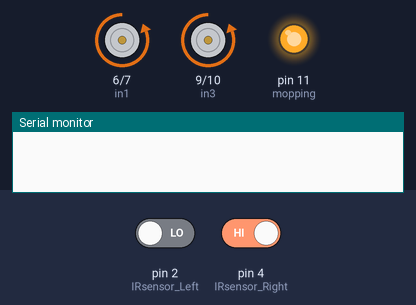
The sketch below on a simulated Arduino Uno, built with avr-gcc and run on an emulated ATmega328P. Parts: motor-driver pin pairs drawn as motors (green arrow = first pin HIGH = forward, orange = second pin HIGH = backward, longer = more drive, scaled by the enable pin), output pins drawn as LEDs (lit = HIGH), the last lines printed to the serial monitor. The test bench sets the inputs (shaded band); at power-on: pin 2 (IRsensor_Left) LOW, pin 4 (IRsensor_Right) HIGH.

Above: at 1.2 s.
1.3 s: pin 2 (IRsensor_Left) driven HIGH
At 2.5 s:
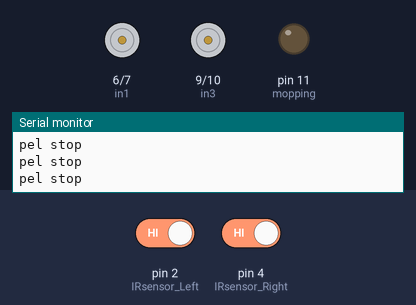
2.8 s: pin 4 (IRsensor_Right) driven LOW
At 3.7 s:
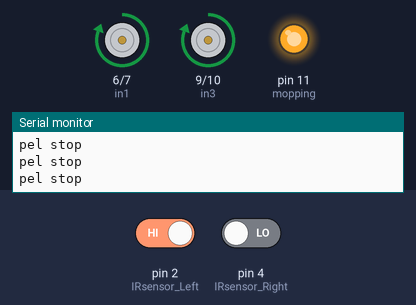
4.3 s: pin 2 (IRsensor_Left) driven LOW
At 4.7 s:
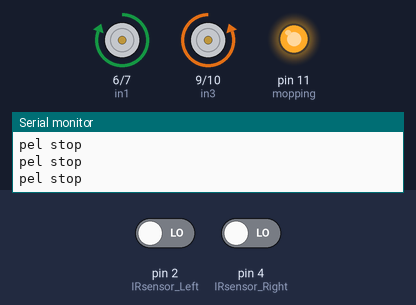
5.8 s: pin 4 (IRsensor_Right) driven HIGH
At 7.1 s:
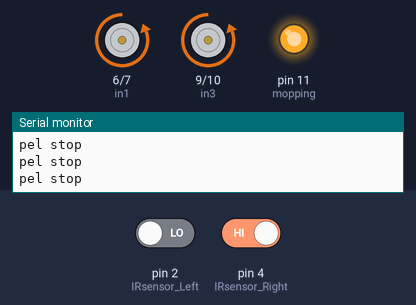
Timing chart, 0 to 8.3 s (numbered marks = the images above; inputs shaded):
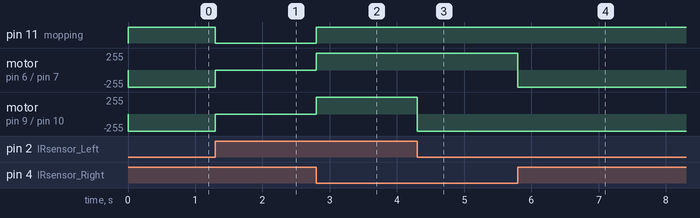

The sketch:

line_follower1.0.ino
```cpp
/*Define motor driver variable*/
#define enA 5 //enable enA L293 pin enA
#define in1 6 //Motor1 L293 pin in1
#define in2 7 //Motor1 L293 pin in2
#define in3 9 //Motor2 L293pin
#define in4 10//Motor2 L293pin in
#define enB 8//Enable2 L298 pin in1

/*Define IR sensor variable*/
#define IRsensor_Right 4
#define IRsensor_Left 2


//Define mopping DC motor
#define mopping 11

//set driver motor setup
void setup() {
  Serial.begin(9600);
  // Set up motor driver
  pinMode(enA, OUTPUT);
  pinMode(in1, OUTPUT);
  pinMode(in2, OUTPUT);
  pinMode(in3, OUTPUT);
  pinMode(in4, OUTPUT);
  pinMode(enB, OUTPUT);
  digitalWrite(enA, HIGH);
  digitalWrite(enB, HIGH);
  //set up relay
  pinMode(mopping, OUTPUT);
  //set up sensor
  pinMode(IRsensor_Right, INPUT);
  pinMode(IRsensor_Left, INPUT);
}


void loop() {
  //read sensor status
  int sensorstatus_Right= digitalRead(IRsensor_Right);
  int sensorstatus_Left= digitalRead(IRsensor_Left);
  //kondisi maju
  if (sensorstatus_Right==0 && sensorstatus_Left == 0){
    maju();
    digitalWrite(mopping, HIGH);
  }
  //kondisi belok kanan
  else if (sensorstatus_Right==1 && sensorstatus_Left == 0){
    belok_kanan();
    digitalWrite(mopping, HIGH);
  }
  //kondisi belok kiri
  else if (sensorstatus_Right==0 && sensorstatus_Left == 1){
    belok_kiri();
    digitalWrite(mopping, HIGH);
  }
  //kondisi stop
  else if (sensorstatus_Right==1 && sensorstatus_Left == 1){
    stop();
    digitalWrite(mopping, LOW);
    Serial.println("pel stop");
    // delay(1000);
  }

}

//putar maju
void maju(){
  digitalWrite(in1, HIGH);
  digitalWrite(in2, LOW);
  digitalWrite(in3, LOW);
  digitalWrite(in4, HIGH);
}

//belok kanan
void belok_kanan(){
  digitalWrite(in1, LOW);  //Right Motor forword Pin
  digitalWrite(in2, HIGH); //Right Motor backword Pin
  digitalWrite(in3, LOW);  //Left Motor backword Pin
  digitalWrite(in4, HIGH); //Left Motor forword Pin
}

//belok kiri
void belok_kiri(){
  digitalWrite(in1, HIGH); //Right Motor forword Pin
  digitalWrite(in2, LOW);  //Right Motor backword Pin
  digitalWrite(in3, HIGH); //Left Motor backword Pin
  digitalWrite(in4, LOW);  //Left Motor forword Pin
}

//stop
void stop(){
  digitalWrite(in1, LOW); //Right Motor forword Pin
  digitalWrite(in2, LOW); //Right Motor backword Pin
  digitalWrite(in3, LOW); //Left Motor backword Pin
  digitalWrite(in4, LOW); //Left Motor forward Pin
}
```

Measured:
- after the input at 1.3 s, pin 11 (mopping): HIGH → LOW at once; motor on pin 6 (in1) / pin 7 (in2), motor on pin 9 (in3) / pin 10 (in4): backward 255/255 → stopped at once
- after the input at 2.8 s, pin 11 (mopping): LOW → HIGH at once; motor on pin 6 (in1) / pin 7 (in2), motor on pin 9 (in3) / pin 10 (in4): stopped → forward 255/255 at once
- after the input at 4.3 s, motor on pin 9 (in3) / pin 10 (in4): forward 255/255 → backward 255/255 at once
- after the input at 5.8 s, motor on pin 6 (in1) / pin 7 (in2): forward 255/255 → backward 255/255 at once
